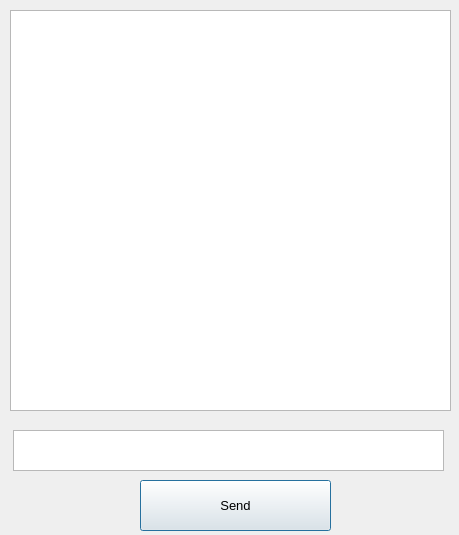
<?xml version="1.0" encoding="UTF-8"?>
<ui version="4.0">
 <class>Dialog</class>
 <widget class="QDialog" name="Dialog">
  <property name="geometry">
   <rect>
    <x>0</x>
    <y>0</y>
    <width>459</width>
    <height>535</height>
   </rect>
  </property>
  <property name="windowTitle">
   <string>Dialog</string>
  </property>
  <widget class="QTextEdit" name="textEdit">
   <property name="geometry">
    <rect>
     <x>10</x>
     <y>10</y>
     <width>441</width>
     <height>401</height>
    </rect>
   </property>
  </widget>
  <widget class="QTextEdit" name="textEdit_2">
   <property name="geometry">
    <rect>
     <x>13</x>
     <y>430</y>
     <width>431</width>
     <height>41</height>
    </rect>
   </property>
  </widget>
  <widget class="QPushButton" name="pushButton">
   <property name="geometry">
    <rect>
     <x>140</x>
     <y>480</y>
     <width>191</width>
     <height>51</height>
    </rect>
   </property>
   <property name="font">
    <font>
     <pointsize>10</pointsize>
    </font>
   </property>
   <property name="text">
    <string>Send</string>
   </property>
  </widget>
 </widget>
 <resources/>
 <connections/>
</ui>
